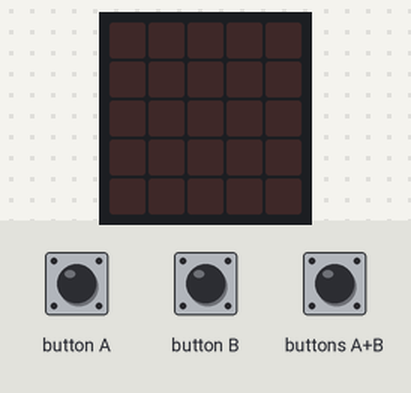
This program was run on a simulated BBC micro:bit (MakeCode). Shown: the board's 5×5 LED display. The inputs (shaded band) are chosen by the test bench. Random numbers come from a fixed seed.

Above: at 1.2 s.
1.3 s: button A pressed for 0.15 s
At 2.6 s:
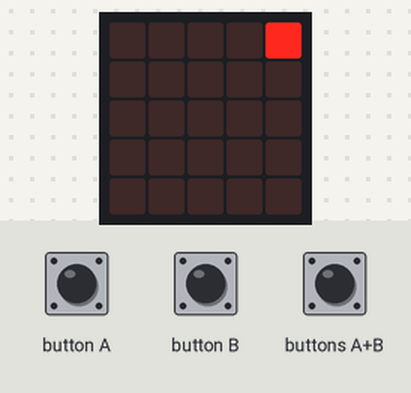
2.9 s: button A pressed for 0.15 s
At 3.8 s:
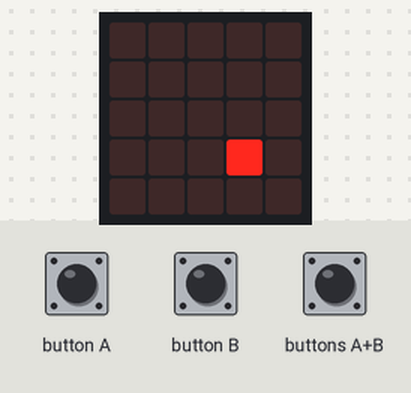
4.5 s: button A pressed for 0.15 s
At 5.0 s:
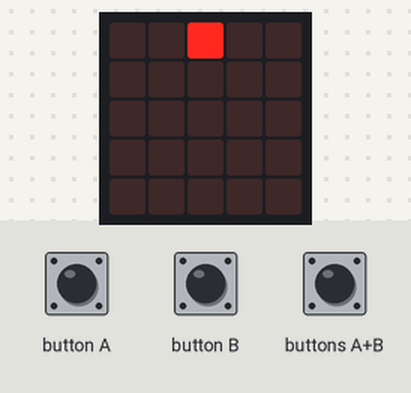
6.1 s: button A pressed for 0.15 s
At 7.4 s:
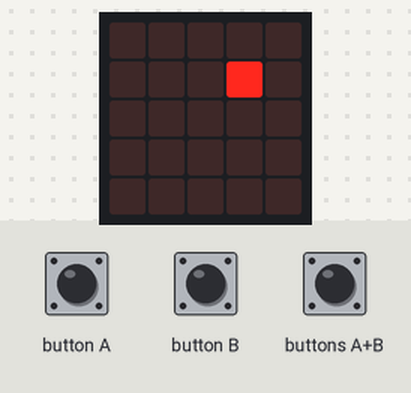
7.7 s: button A pressed for 0.15 s
At 8.6 s:
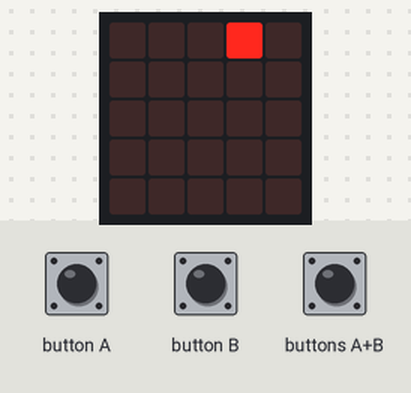
9.3 s: button A pressed for 0.15 s
At 9.9 s:
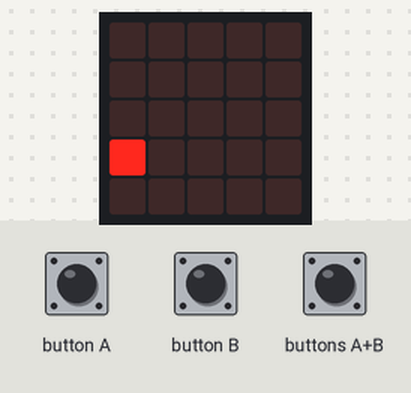
Timing chart, 0 to 11.9 s (numbered marks = the images above; inputs shaded):
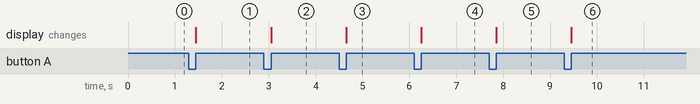

Measured:
- after the input at 1.3 s, the display: changes after 0.15 s (image 1)
- after the input at 2.9 s, the display: changes after 0.15 s (image 2)
- after the input at 4.5 s, the display: changes after 0.15 s (image 3)
- after the input at 6.1 s, the display: changes after 0.15 s (image 4)
- after the input at 7.7 s, the display: changes after 0.15 s (image 5)
- after the input at 9.3 s, the display: changes after 0.15 s (image 6)

The program:

main.ts
```typescript
input.onButtonPressed(Button.A, function () {
    basic.clearScreen()
    _1 = 1
    _0 = 0
    list = []
    for (let index = 0; index < 25; index++) {
        list.push(_0)
    }
    n = 0
    while (n < time) {
        a = randint(1, 25)
        if (list[a] == 0) {
            list[a] = _1
            if (a % 5 == 0) {
                led.plot(4, Math.floor(a / 5) - 1)
            } else {
                if (a % 5 != 0) {
                    led.plot(a % 5 - 1, Math.floor(a / 5))
                }
            }
            n += 1
        }
        if (list[a] == 1) {
            n += 0
        }
    }
})
input.onButtonPressed(Button.AB, function () {
    time = 1
})
input.onButtonPressed(Button.B, function () {
    time += 1
})
let a = 0
let n = 0
let list: number[] = []
let time = 0
let _1 = 0
let _0 = 0
time = 1
basic.forever(function () {

})
```

test.ts
```typescript
// 在這裡測試；當此封包作為擴充功能時，將不會編譯此內容。
```
